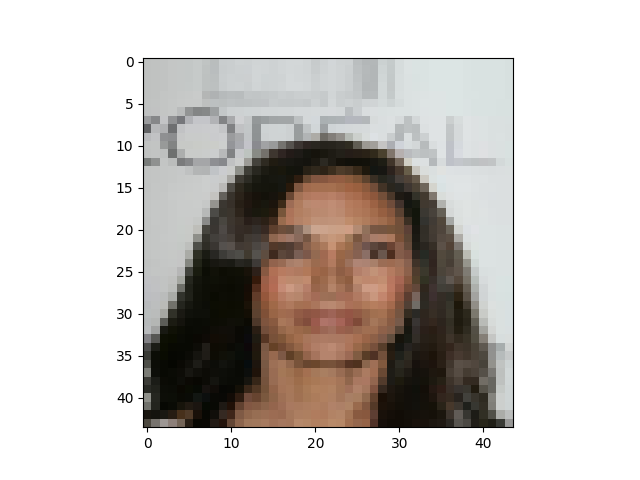
#> input picture images/output_images/LR/LR_7.png, 640 x 480 px; the run also reads 1 picture not shown here
$ python sr_print.py
#> lines starting #> are read from the running program, lines starting #| are printed output that depends on the picture
import os, cv2
import pickle
import numpy as np
from collections import OrderedDict
from common.function import *
from common.layer import *
from common.preprocess import *
from common.optimizer import *
import sr_net
import shutil


src = './images/output_images/LR/LR_7.png'
dir = './conclusion/hard_train/LR.png'
shutil.copy(src, dir)
src = './images/output_images/HR/HR_7.png'
dir = './conclusion/hard_train/HR.png'
shutil.copy(src, dir)
src = './images/output_images/ANSWER/ANSWER_7.png'
dir = './conclusion/hard_train/ANSWER.png'
shutil.copy(src, dir)

fig = plt.figure()
rows = 1
cols = 3
img1 = cv2.imread('./images/output_images/LR' + '/LR_7.png')
#> img1 is the input picture: shape (480, 640, 3); mean B, G, R 191.4, 195.2, 200.2
img2 = cv2.imread('./images/output_images/HR' + '/HR_7.png')
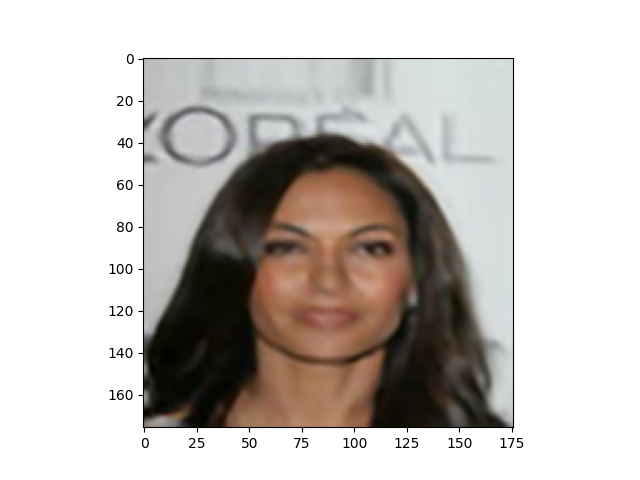
#> input picture images/output_images/HR/HR_7.png, 640 x 480 px
#> img2 is the input picture: shape (480, 640, 3); mean B, G, R 189.5, 193.3, 198.2
img3 = cv2.imread('./images/output_images/ANSWER' + '/ANSWER_7.png')
ax1 = fig.add_subplot(rows, cols, 1)
ax1.imshow(cv2.cvtColor(img1, cv2.COLOR_BGR2RGB))
ax1.set_title('LR')
ax1.axis("off")
ax2 = fig.add_subplot(rows, cols, 2)
ax2.imshow(cv2.cvtColor(img2, cv2.COLOR_BGR2RGB))
ax2.set_title('HR')
ax2.axis("off")
ax3 = fig.add_subplot(rows, cols, 3)
ax3.imshow(cv2.cvtColor(img3, cv2.COLOR_BGR2RGB))
ax3.set_title('ANSWER')
ax3.axis("off")
plt.show()
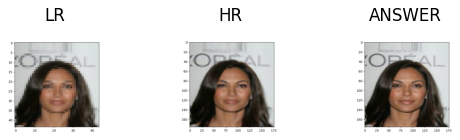
#> figure drawn by matplotlib, 3 panels
plt.savefig('./conclusion/hard_train/output.png')
